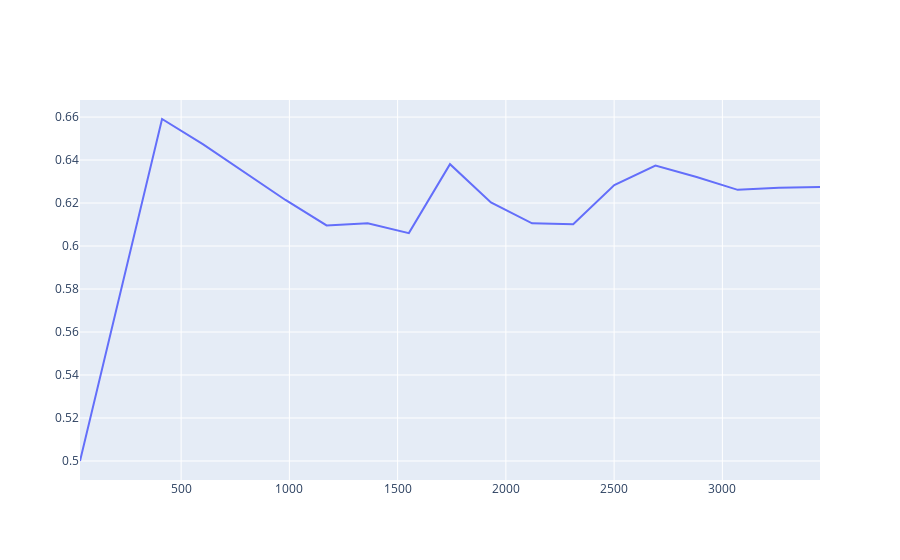

Notebook source saved alongside this figure:
### Code cell
import plotly.graph_objs as go
from plotly.offline import download_plotlyjs, init_notebook_mode, plot, iplot
init_notebook_mode(connected=True)

iplot([{"x": ns, "y": acc}])#,filename='acc', image='svg')

### Figure 1 — Plotly figure (JSON) as saved in the notebook; plotly's stock layout.template omitted (floating-point values rounded to 4 significant figures)
{"data": [{"type": "scatter", "x": [33, 33, 222, 412, 602, 792, 982, 1172, 1362, 1552, 1742, 1931, 2121, 2311, 2501, 2691, 2881, 3071, 3261, 3451], "y": [0.5, 0.5, 0.5789, 0.6591, 0.6473, 0.6342, 0.6214, 0.6096, 0.6106, 0.606, 0.6381, 0.6203, 0.6106, 0.6101, 0.6284, 0.6375, 0.6321, 0.6261, 0.6271, 0.6275]}], "layout": {}}
